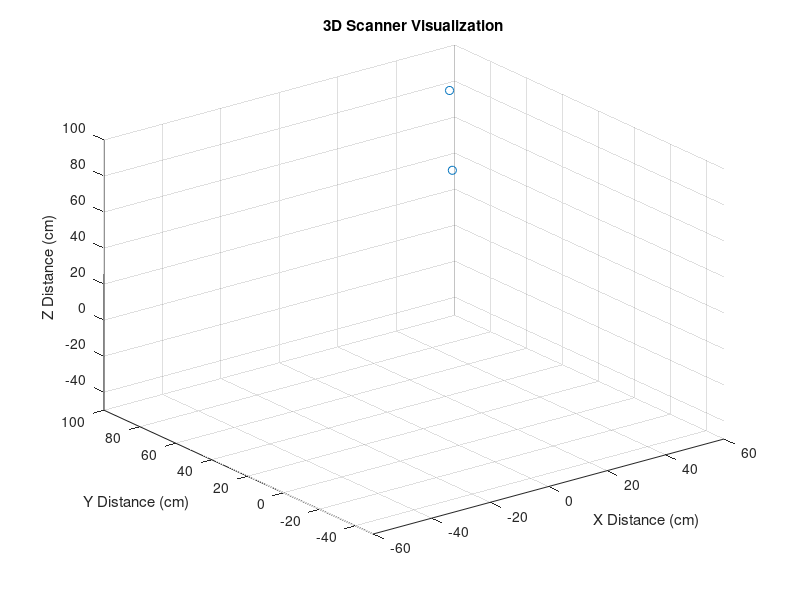
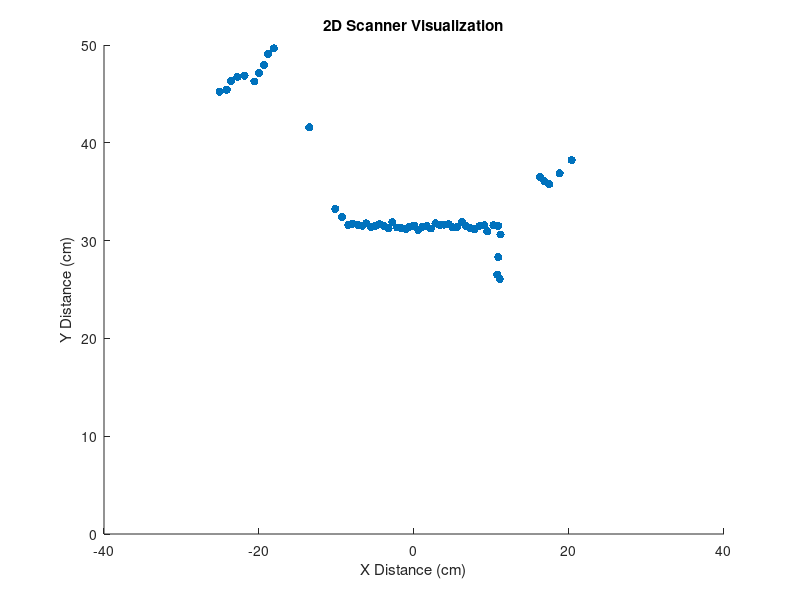

These charts were generated, in order, by the following MATLAB code:
%Visualizer for Python processed data.


%reads from 3D data file
data = csvread('test3d.csv');

%splits into 3 arrays, one for each axis.
xlist = data(1,:);
ylist = data(2,:);
zlist = data(3,:);

%plots a scatter plot to represent data.
scatter3(xlist, ylist, zlist);
title('3D Scanner Visualization')
xlabel('X Distance (cm)');
ylabel('Y Distance (cm)');
zlabel('Z Distance (cm)');
axis([-60 60 -50 100 -50 100])

%reads from 2D data file
data2 = csvread('test2d.csv');

%splits into 2arrays, one for each axis.
xlist = data2(1,:);
ylist = data2(2,:);

%plots a scatter plot to represent data.
figure
scatter(xlist, ylist, 'filled');
title('2D Scanner Visualization')
xlabel('X Distance (cm)');
ylabel('Y Distance (cm)');
axis([-40 40 0 50])
